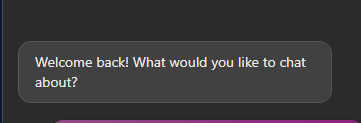
#> input picture try 2/test image/3.png, 361 x 123 px, found by its file name
$ python find_edge2.py
#> lines starting #> are read from the running program, lines starting #| are printed output that depends on the picture; after the words box and inside, x2 and y2 are one past the last pixel; in counts of white or black regions, pixels touching at a corner belong together
import cv2
import numpy as np

def find_centroids(dst):
    ret, dst = cv2.threshold(dst, 0.01 * dst.max(), 255, 0)
    dst = np.uint8(dst)

    # find centroids
    ret, labels, stats, centroids = cv2.connectedComponentsWithStats(dst)

    # define the criteria to stop and refine the corners
    criteria = (cv2.TERM_CRITERIA_EPS + cv2.TERM_CRITERIA_MAX_ITER, 100, 0.001)
    corners = cv2.cornerSubPix(gray,np.float32(centroids),(5,5),(-1,-1),criteria)

    return corners

# Read image of the widget
img = cv2.imread(r"H:\SPEAMMMM\TikTok\try 2\test image\3.png")
#> img is the input picture: shape (123, 361, 3); mean B, G, R 58.6, 56.9, 58.6

bgr = cv2.cvtColor(img, cv2.COLOR_RGB2BGR)

# Convert to grayscale
gray = cv2.cvtColor(bgr, cv2.COLOR_BGR2GRAY)
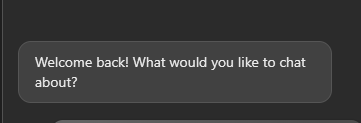
#> gray: shape (123, 361); min 31, max 235, mean 57.6

# Apply thresholding to segment the object
ret, thresh = cv2.threshold(gray, 0, 255, cv2.THRESH_BINARY_INV+cv2.THRESH_OTSU)
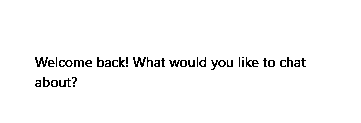
#> thresh: shape (123, 361); 97.5% white; black in thin lines or dots, all inside (x1, y1, x2, y2) = (35, 57, 306, 87)
#> ret = 124

# Remove noise with morphological opening
kernel = np.ones((3,3),np.uint8)
opening = cv2.morphologyEx(thresh, cv2.MORPH_OPEN, kernel, iterations = 2)
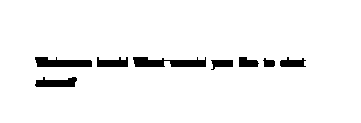
#> opening: shape (123, 361); 95.4% white; 8 black regions

# Find contours of the object
ctrs, hier = cv2.findContours(opening, cv2.RETR_TREE, cv2.CHAIN_APPROX_SIMPLE)
#> ctrs = 9 contours; largest, box (x1, y1, x2, y2) and area: (0, 0, 361, 123) 43920, (132, 56, 207, 68) 609, (34, 56, 93, 68) 495, (34, 76, 78, 88) 356, (96, 56, 129, 68) 279

# Sort contours by area
sorted_ctrs = sorted(ctrs, key=lambda ctr: cv2.contourArea(ctr))
#> sorted_ctrs has the same summary as ctrs

# Get bounding box coordinates for the largest contour (the object)
x, y, w, h = cv2.boundingRect(sorted_ctrs[-1])
#> x = 0; y = 0; w = 361; h = 123

# Draw bounding box on the image
cv2.rectangle(img,(x,y),(x+w,y+h),(0,255,0),2)
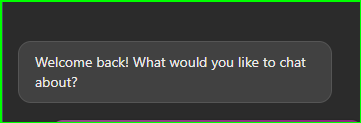
#> img: shape (123, 361, 3); 3.25% of pixels changed, all inside (x1, y1, x2, y2) = (0, 0, 361, 123)

# Display the image
cv2.imshow("Edges", img)
cv2.waitKey(0)
cv2.destroyAllWindows()

$ run again, with try 2/test image/1.png copied over try 2/test image/3.png
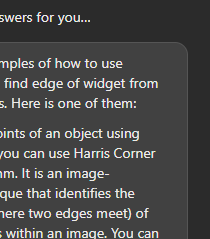
#> input picture try 2/test image/1.png, 210 x 239 px, found by its file name
#> img is the input picture: shape (239, 210, 3); mean B, G, R 72.8, 73, 73.1
#> `ret, thresh = cv2.threshold(gray, 0, 255, cv2.THRESH_BINARY_INV+cv2.TH..`:
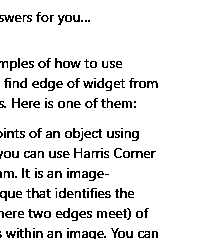
#> thresh: shape (239, 210); 90.8% white; black in thin lines or dots, all inside (x1, y1, x2, y2) = (0, 12, 158, 239)
#> ret = 126
#> opening: shape (239, 210); 83.1% white; 35 black regions (1 under 20 px)
#> ctrs = 23 contours; largest, box (x1, y1, x2, y2) and area: (0, 0, 210, 239) 46242, (31, 77, 159, 92) 996, (57, 97, 137, 109) 592, (54, 187, 112, 199) 494, (48, 147, 110, 159) 454
#> sorted_ctrs has the same summary as ctrs
#> x = 0; w = 210; h = 239
#> `cv2.rectangle(img,(x,y),(x+w,y+h),(0,255,0),2)`:
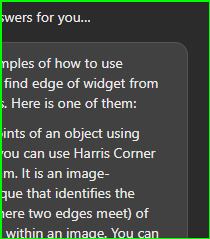
#> img: shape (239, 210, 3); 2.67% of pixels changed, all inside (x1, y1, x2, y2) = (0, 0, 210, 239)
